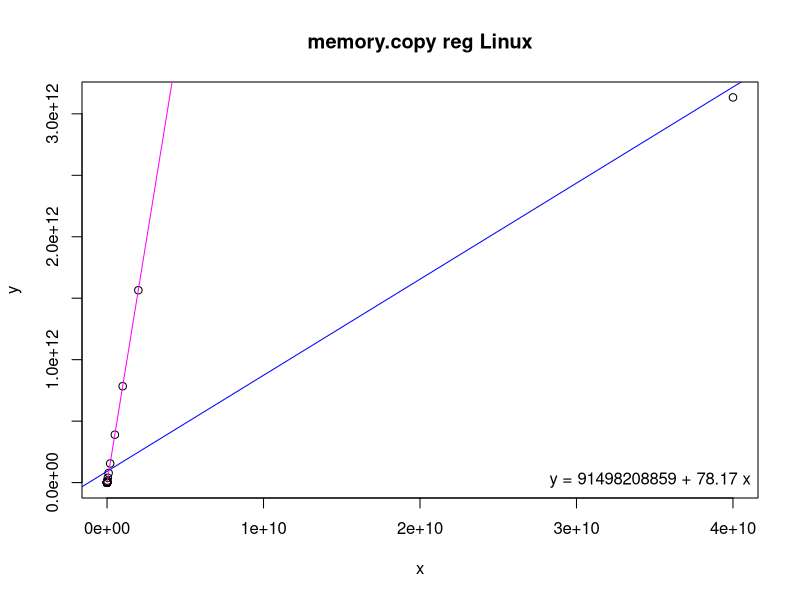
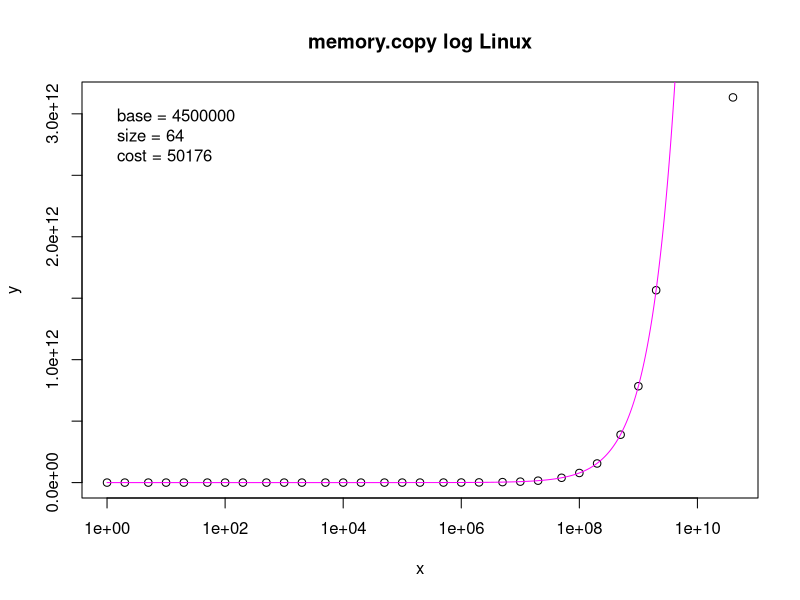

Generate these figures, in order, with R:
# Input data
x <- c(1,2,5,10,20,50,100,200,500,1000,2000,5000,10000,20000,50000,100000,200000,500000,1000000,2000000,5000000,10000000,20000000,50000000,100000000,200000000,500000000,1000000000,2000000000,40000000000)
y <- c(4433500,4447900,4448700,4442500,4452100,4558100,4570700,4581700,4591600,4614000,4623800,7936800,11177000,17512000,43075000,80194000,156880000,386500000,765290000,1528700000,3840800000,7702000000,15617000000,39220000000,78225000000,155420000000,389660000000,784200000000,1565000000000,3133700000000)

# Linear regression
model <- lm(y ~ x)
coefs <- coef(model)

# Print regression coefficients
print(coefs)

# Estimating function
base <- 4500000
size <- 64
cost <- 50176
fe <- function(x) {
  base + (((x + size - 1) / size) * cost)
}

# Estimated values
xe <- seq(1, 40000000000, by = 10000)
ye <- fe(xe)

png("memory-copy-reg.png")
plot(x, y, main = "memory.copy reg Linux")
abline(model, col = "blue")
lines(xe, ye, col = "magenta")
legend("bottomright", legend = sprintf("y = %.0f + %.2f x", coefs[1], coefs[2]), bty = "n")

png("memory-copy-log.png")
plot(x, y, log = "x", main = "memory.copy log Linux")
lines(xe, ye, col = "magenta")
legend("topleft", legend = sprintf(" base = %i\n size = %i\n cost = %i", base, size, cost), bty = "n")
